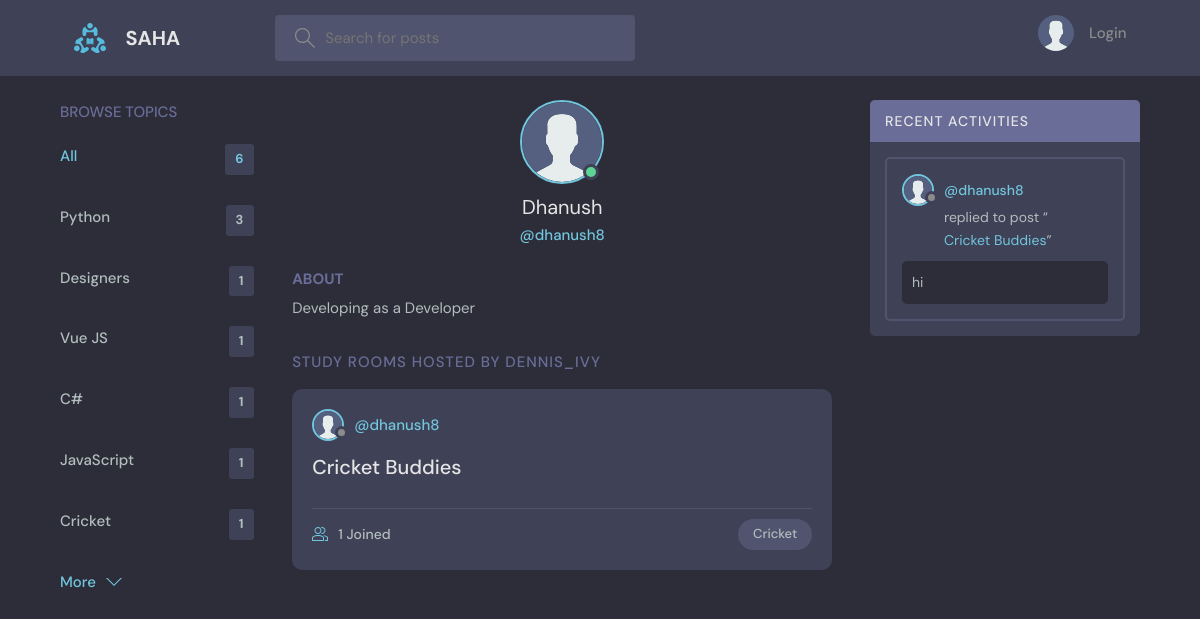
Screenshot of /profile/6/ with the database file from the repository.
### base/models.py (models this page shows, shortened)
class Topic(models.Model):
    name = models.CharField(max_length=200)

class User(AbstractUser):
    name = models.CharField(max_length=200, null=True)
    email = models.EmailField(unique=True, null=True)
    bio = models.TextField(null=True)
    avatar = models.ImageField(null=True, default="avatar.svg")
    USERNAME_FIELD = 'email'
    REQUIRED_FIELDS = []

class Room(models.Model):
    host = models.ForeignKey(User, on_delete=models.SET_NULL, null=True)
    topic = models.ForeignKey(Topic, on_delete=models.SET_NULL, null=True)
    name = models.CharField(max_length=200)
    description = models.TextField(null=True, blank=True)
    participants = models.ManyToManyField(
        User, related_name='participants', blank=True)
    updated = models.DateTimeField(auto_now=True)
    created = models.DateTimeField(auto_now_add=True)
    class Meta:
        ordering = ['-updated', '-created']
    def __str__(self):
        return self.name

class Message(models.Model):
    user = models.ForeignKey(User, on_delete=models.CASCADE)
    room = models.ForeignKey(Room, on_delete=models.CASCADE)
    body = models.TextField()
    updated = models.DateTimeField(auto_now=True)
    created = models.DateTimeField(auto_now_add=True)
    class Meta:
        ordering = ['-updated', '-created']

### base/views.py (the view)
# urls.py: path('profile/<str:pk>/', views.userProfile, name="user-profile"),
def userProfile(request, pk):
    user = User.objects.get(id=pk)
    rooms = user.room_set.all()
    room_messages = user.message_set.all()
    topics = Topic.objects.all()
    context = {'user': user, 'rooms': rooms,
               'room_messages': room_messages, 'topics': topics}
    return render(request, 'base/profile.html', context)

### base/templates/base/profile.html (shortened to what this page needs)
{% extends 'main.html' %}
{% block content %}
<main class="profile-page layout layout--3">
  <div class="container">
    {% include 'base/topics_component.html' %}
    <div class="roomList">
      <div class="profile">
        <div class="profile__avatar">
          <div class="avatar avatar--large active">
            <img src="{{user.avatar.url}}" />
          </div>
        </div>
        <div class="profile__info">
          <h3>{{user.name}}</h3>
          <p>@{{user.username}}</p>
        </div>
        <div class="profile__about">
          <h3>About</h3>
          <p>
            {{user.bio}}
          </p>
        </div>
      </div>
      <div class="roomList__header">
        <div>
          <h2>Study Rooms Hosted by dennis_ivy</a>
          </h2>
        </div>
      </div>
      {% include 'base/feed_component.html' %}
    </div>
    {% include 'base/activity_component.html' %}
  </div>
</main>
{% endblock content %}

### templates/main.html (shortened to what this page needs)
<!DOCTYPE html>
{% load static %}
<html lang="en">
<head>
    <link rel="stylesheet" href="{% static 'styles/style.css' %}" />
</head>
<body>
    {% include 'navbar.html' %}
    {% block content %}
    {% endblock %}
</body>
</html>

### templates/navbar.html (shortened to what this page needs)
{% load static %}
<header class="header header--loggedIn">
    <div class="container">
        <a href="{% url 'home' %}" class="header__logo">
            <img src="{% static 'images/logo.svg' %}" />
            <h1>SAHA</h1>
        </a>
        <form class="header__search" method="GET" action="{% url 'home' %}">
            <label>
                <input name="q" placeholder="Search for posts" />
            </label>
        </form>
        <nav class="header__menu">
            {% if request.user.is_authenticated %}
            <div class="header__user">
                <a href="{% url 'update-user' %}">
                    <div class="avatar avatar--medium active">
                        <img src="{{request.user.avatar.url}}" />
                    </div>
                    <p>{{request.user.username}} <span>@{{request.user.username}}</span></p>
                </a>
                <button class="dropdown-button">
                    <svg version="1.1" xmlns="http://www.w3.org/2000/svg" width="32" height="32" viewBox="0 0 32 32">
                        <title>chevron-down</title>
                        <path d="M16 21l-13-13h-3l16 16 16-16h-3l-13 13z"></path>
                    </svg>
                </button>
            </div>
            {% else %}
            <a href="{% url 'login' %}">
                <img src="{% static 'images/avatar.svg' %}" />
                <p>Login</p>
            </a>
            {% endif %}
        </nav>
    </div>
</header>

### base/templates/base/topics_component.html
<div class="topics">
    <div class="topics__header">
        <h2>Browse Topics</h2>
    </div>
    <ul class="topics__list">
        <li>
            <a href="{% url 'home' %}" class="active">All <span>{{topics.count}}</span></a>
        </li>
        {% for topic in topics %}
        <li>
            <a href="{% url 'home' %}?q={{topic.name}}">{{topic.name}}<span>{{topic.room_set.all.count}}</span></a>
        </li>
        {% endfor %}
    </ul>
    <a class="btn btn--link" href="{% url 'topics' %}">
        More
        <svg version="1.1" xmlns="http://www.w3.org/2000/svg" width="32" height="32" viewBox="0 0 32 32">
            <title>chevron-down</title>
            <path d="M16 21l-13-13h-3l16 16 16-16h-3l-13 13z"></path>
        </svg>
    </a>
</div>

### base/templates/base/feed_component.html (shortened to what this page needs)
{% for room in rooms %}
<div class="roomListRoom">
    <div class="roomListRoom__header">
        <a href="{% url 'user-profile' room.host.id %}" class="roomListRoom__author">
            <div class="avatar avatar--small">
                <img src="{{room.host.avatar.url}}" />
            </div>
            <span>@{{room.host.username}}</span>
        </a>
    </div>
    <div class="roomListRoom__content">
        <a href="{% url 'room' room.id %}">{{room.name}}</a>
    </div>
    <div class="roomListRoom__meta">
        <a href="{% url 'room' room.id %}" class="roomListRoom__joined">
            {{room.participants.all.count}} Joined
        </a>
        <p class="roomListRoom__topic">{{room.topic.name}}</p>
    </div>
</div>
{% endfor %}

### base/templates/base/activity_component.html (shortened to what this page needs)
<div class="activities">
    <div class="activities__header">
        <h2>Recent Activities</h2>
    </div>
    {% for message in room_messages %}
    <div class="activities__box">
        <div class="activities__boxHeader roomListRoom__header">
            <a href="{% url 'user-profile' message.user.id %}" class="roomListRoom__author">
                <div class="avatar avatar--small">
                    <img src="{{message.user.avatar.url}}" />
                </div>
                <p>
                    @{{message.user.username}}
                </p>
            </a>
        </div>
        <div class="activities__boxContent">
            <p>replied to post “<a href="{% url 'room' message.room.id %}">{{message.room}}</a>”</p>
            <div class="activities__boxRoomContent">{{message.body}}</div>
        </div>
    </div>
    {% endfor %}
</div>

### rows the page displays
Topic: name "Python", room_set.all.count "3"
Topic: name "Designers", room_set.all.count "1"
Topic: name "Vue JS", room_set.all.count "1"
Topic: name "C#", room_set.all.count "1"
Topic: name "JavaScript", room_set.all.count "1"
Topic: name "Cricket", room_set.all.count "1"
User: avatar (placeholder picture), name "Dhanush", username "dhanush8", bio "Developing as a Developer"
Room: host.avatar (placeholder picture), host.username "dhanush8", name "Cricket Buddies", participants.all.count "1", topic.name "Cricket"
Message: user.avatar (placeholder picture), user.username "dhanush8", room "Cricket Buddies", body "hi"

### other values shown
{{ topics.count }} "6"
